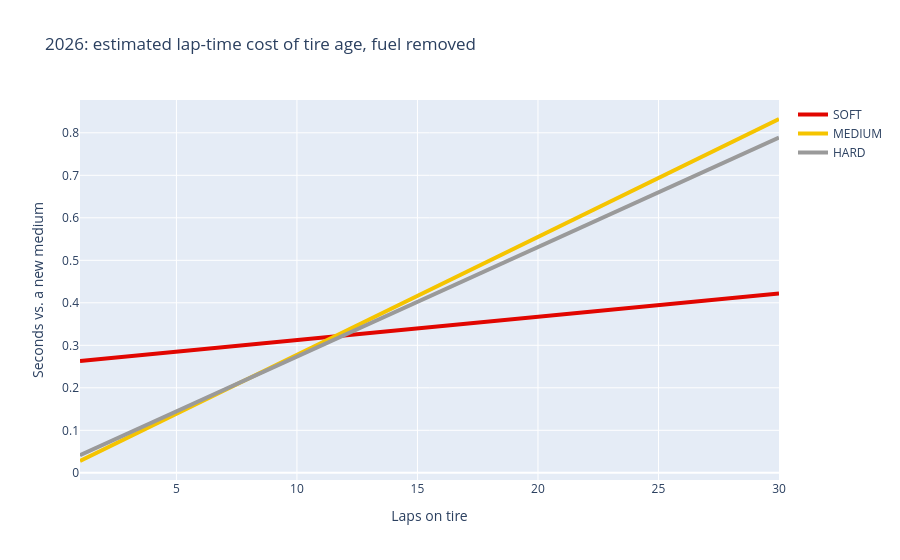

Notebook code for this chart:
### Markdown cell above
**How to read this:** a SOFT wear value of 0.08 means each extra lap on a set of softs costs about 0.08 s. After 20 laps, that's 1.6 s per lap slower than when they were new. Fuel should be negative, typically a few hundredths of a second per lap.

**Sanity checks:** softs should wear fastest and hards slowest. If not, that's a finding to investigate rather than a result to report.

## 5. The corrected degradation curves

### Code cell
row = fits.loc[f"{SEASON}"]
ages = list(range(1, 31))
fig = go.Figure()
for c in ["SOFT", "MEDIUM", "HARD"]:
    offset = row.get(f"offset_{c}", 0.0)   # MEDIUM is the baseline (offset 0)
    loss = [(offset + row[f"deg_{c}"] * a) * REF_LAP / 100 for a in ages]
    fig.add_trace(go.Scatter(x=ages, y=loss, name=c, mode="lines",
                             line=dict(color=COMPOUND_COLORS[c], width=4)))
fig.update_layout(title=f"{SEASON}: estimated lap-time cost of tire age, fuel removed",
                  xaxis_title="Laps on tire", yaxis_title="Seconds vs. a new medium",
                  hovermode="x unified")
fig.show()

### Figure 1 — Plotly figure (JSON) as saved in the notebook; plotly's stock layout.template omitted (floating-point values rounded to 4 significant figures)
{"data": [{"line": {"color": "#E10600", "width": 4}, "mode": "lines", "name": "SOFT", "type": "scatter", "x": [1, 2, 3, 4, 5, 6, 7, 8, 9, 10, 11, 12, 13, 14, 15, 16, 17, 18, 19, 20, 21, 22, 23, 24, 25, 26, 27, 28, 29, 30], "y": [0.2629, 0.2683, 0.2738, 0.2793, 0.2848, 0.2903, 0.2958, 0.3012, 0.3067, 0.3122, 0.3177, 0.3232, 0.3287, 0.3342, 0.3396, 0.3451, 0.3506, 0.3561, 0.3616, 0.3671, 0.3725, 0.378, 0.3835, 0.389, 0.3945, 0.4, 0.4055, 0.4109, 0.4164, 0.4219]}, {"line": {"color": "#F5C400", "width": 4}, "mode": "lines", "name": "MEDIUM", "type": "scatter", "x": [1, 2, 3, 4, 5, 6, 7, 8, 9, 10, 11, 12, 13, 14, 15, 16, 17, 18, 19, 20, 21, 22, 23, 24, 25, 26, 27, 28, 29, 30], "y": [0.02775, 0.0555, 0.08325, 0.111, 0.1387, 0.1665, 0.1942, 0.222, 0.2497, 0.2775, 0.3052, 0.333, 0.3607, 0.3885, 0.4162, 0.444, 0.4717, 0.4995, 0.5272, 0.555, 0.5827, 0.6105, 0.6382, 0.666, 0.6937, 0.7215, 0.7492, 0.777, 0.8047, 0.8325]}, {"line": {"color": "#9A9A9A", "width": 4}, "mode": "lines", "name": "HARD", "type": "scatter", "x": [1, 2, 3, 4, 5, 6, 7, 8, 9, 10, 11, 12, 13, 14, 15, 16, 17, 18, 19, 20, 21, 22, 23, 24, 25, 26, 27, 28, 29, 30], "y": [0.04153, 0.0673, 0.09306, 0.1188, 0.1446, 0.1704, 0.1961, 0.2219, 0.2477, 0.2734, 0.2992, 0.3249, 0.3507, 0.3765, 0.4022, 0.428, 0.4538, 0.4795, 0.5053, 0.5311, 0.5568, 0.5826, 0.6084, 0.6341, 0.6599, 0.6857, 0.7114, 0.7372, 0.763, 0.7887]}], "layout": {"hovermode": "x unified", "title": {"text": "2026: estimated lap-time cost of tire age, fuel removed"}, "xaxis": {"title": {"text": "Laps on tire"}}, "yaxis": {"title": {"text": "Seconds vs. a new medium"}}}}
